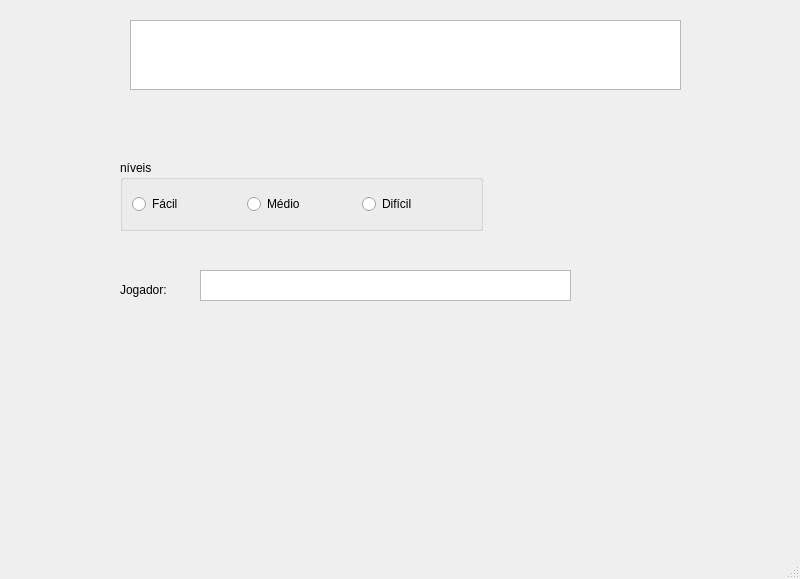
<?xml version="1.0" encoding="UTF-8"?>
<ui version="4.0">
 <class>MainWindow</class>
 <widget class="QMainWindow" name="MainWindow">
  <property name="geometry">
   <rect>
    <x>0</x>
    <y>0</y>
    <width>800</width>
    <height>579</height>
   </rect>
  </property>
  <property name="windowTitle">
   <string>MainWindow</string>
  </property>
  <widget class="QWidget" name="centralwidget">
   <widget class="QGroupBox" name="groupBox">
    <property name="geometry">
     <rect>
      <x>120</x>
      <y>160</y>
      <width>363</width>
      <height>71</height>
     </rect>
    </property>
    <property name="title">
     <string>níveis</string>
    </property>
    <layout class="QGridLayout" name="gridLayout">
     <item row="0" column="0">
      <widget class="QRadioButton" name="radioButton">
       <property name="text">
        <string>Fácil</string>
       </property>
      </widget>
     </item>
     <item row="0" column="1">
      <widget class="QRadioButton" name="radioButton_2">
       <property name="text">
        <string>Médio</string>
       </property>
      </widget>
     </item>
     <item row="0" column="2">
      <widget class="QRadioButton" name="radioButton_3">
       <property name="text">
        <string>Difícil</string>
       </property>
      </widget>
     </item>
    </layout>
   </widget>
   <widget class="QPlainTextEdit" name="plainTextEdit">
    <property name="geometry">
     <rect>
      <x>130</x>
      <y>20</y>
      <width>551</width>
      <height>70</height>
     </rect>
    </property>
   </widget>
   <widget class="QLabel" name="label">
    <property name="geometry">
     <rect>
      <x>120</x>
      <y>280</y>
      <width>66</width>
      <height>19</height>
     </rect>
    </property>
    <property name="text">
     <string>Jogador:</string>
    </property>
   </widget>
   <widget class="QTextEdit" name="textEdit">
    <property name="geometry">
     <rect>
      <x>200</x>
      <y>270</y>
      <width>371</width>
      <height>31</height>
     </rect>
    </property>
   </widget>
  </widget>
  <widget class="QMenuBar" name="menubar">
   <property name="geometry">
    <rect>
     <x>0</x>
     <y>0</y>
     <width>800</width>
     <height>24</height>
    </rect>
   </property>
  </widget>
  <widget class="QStatusBar" name="statusbar"/>
 </widget>
 <resources/>
 <connections/>
</ui>
